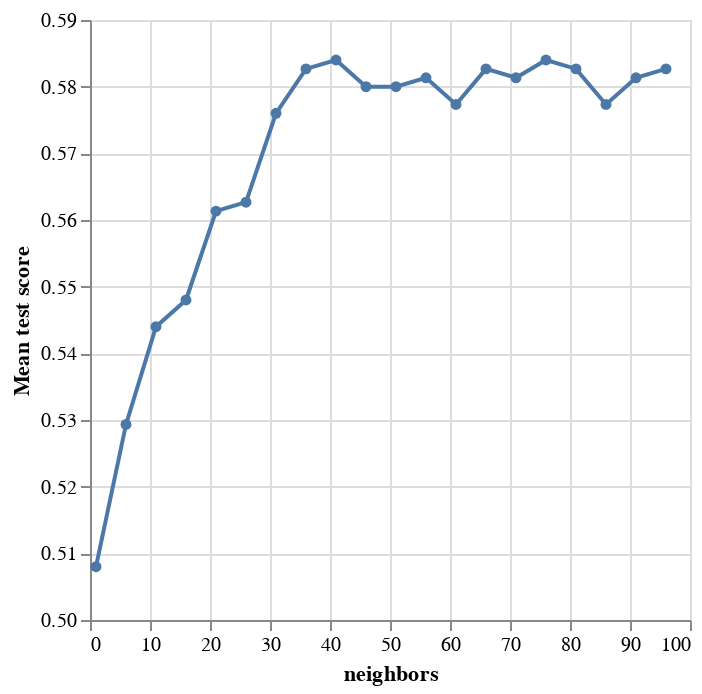

The notebook cell saved with this chart:
### Code cell
accuracy_versus_k_grid = alt.Chart(accuracies_grid).mark_line(point=True).encode(
    x=alt.X("param_kneighborsclassifier__n_neighbors")
        .title("neighbors")
        .scale(zero=False),
    y=alt.Y("mean_test_score")
        .title("Mean test score")
        .scale(zero=False)
)
accuracy_versus_k_grid

### Figure 1 — Vega-Lite specification as saved in the notebook (floating-point values rounded to 4 significant figures)
{"config": {"view": {"continuousWidth": 300, "continuousHeight": 300}}, "data": {"name": "data-78f71499acb51b96a65d6392935cbb18"}, "mark": {"type": "line", "point": true}, "encoding": {"x": {"field": "param_kneighborsclassifier__n_neighbors", "scale": {"zero": false}, "title": "neighbors", "type": "quantitative"}, "y": {"field": "mean_test_score", "scale": {"zero": false}, "title": "Mean test score", "type": "quantitative"}}, "$schema": "https://vega.github.io/schema/vega-lite/v5.16.3.json", "datasets": {"data-78f71499acb51b96a65d6392935cbb18": [{"mean_fit_time": 0.007539, "std_fit_time": 0.003063, "mean_score_time": 0.005497, "std_score_time": 0.0008265, "param_kneighborsclassifier__n_neighbors": 1, "params": {"kneighborsclassifier__n_neighbors": 1}, "split0_test_score": 0.6667, "split1_test_score": 0.4333, "split2_test_score": 0.5, "split3_test_score": 0.6333, "split4_test_score": 0.6333, "split5_test_score": 0.6, "split6_test_score": 0.6, "split7_test_score": 0.5, "split8_test_score": 0.5333, "split9_test_score": 0.4333, "split10_test_score": 0.5, "split11_test_score": 0.3667, "split12_test_score": 0.4667, "split13_test_score": 0.6, "split14_test_score": 0.6, "split15_test_score": 0.6, "split16_test_score": 0.5, "split17_test_score": 0.5667, "split18_test_score": 0.4, "split19_test_score": 0.4333, "split20_test_score": 0.3333, "split21_test_score": 0.4, "split22_test_score": 0.4333, "split23_test_score": 0.5, "split24_test_score": 0.4667, "mean_test_score": 0.508, "std_test_score": 0.09008, "rank_test_score": 20}, {"mean_fit_time": 0.007092, "std_fit_time": 0.0005423, "mean_score_time": 0.005749, "std_score_time": 0.0004064, "param_kneighborsclassifier__n_neighbors": 6, "params": {"kneighborsclassifier__n_neighbors": 6}, "split0_test_score": 0.5333, "split1_test_score": 0.5667, "split2_test_score": 0.6333, "split3_test_score": 0.5333, "split4_test_score": 0.4333, "split5_test_score": 0.6333, "split6_test_score": 0.4667, "split7_test_score": 0.5667, "split8_test_score": 0.5, "split9_test_score": 0.4667, "split10_test_score": 0.5, "split11_test_score": 0.5, "split12_test_score": 0.5333, "split13_test_score": 0.5667, "split14_test_score": 0.6667, "split15_test_score": 0.6333, "split16_test_score": 0.5, "split17_test_score": 0.5, "split18_test_score": 0.5667, "split19_test_score": 0.5333, "split20_test_score": 0.5333, "split21_test_score": 0.4333, "split22_test_score": 0.4333, "split23_test_score": 0.4667, "split24_test_score": 0.5333, "mean_test_score": 0.5293, "std_test_score": 0.06347, "rank_test_score": 19}, {"mean_fit_time": 0.007058, "std_fit_time": 0.0005205, "mean_score_time": 0.0058, "std_score_time": 0.0004516, "param_kneighborsclassifier__n_neighbors": 11, "params": {"kneighborsclassifier__n_neighbors": 11}, "split0_test_score": 0.4667, "split1_test_score": 0.5667, "split2_test_score": 0.6667, "split3_test_score": 0.6, "split4_test_score": 0.5667, "split5_test_score": 0.6667, "split6_test_score": 0.4333, "split7_test_score": 0.6667, "split8_test_score": 0.5333, "split9_test_score": 0.4667, "split10_test_score": 0.6, "split11_test_score": 0.5333, "split12_test_score": 0.5333, "split13_test_score": 0.5, "split14_test_score": 0.6, "split15_test_score": 0.6333, "split16_test_score": 0.4333, "split17_test_score": 0.5667, "split18_test_score": 0.5667, "split19_test_score": 0.4667, "split20_test_score": 0.5667, "split21_test_score": 0.5333, "split22_test_score": 0.4, "split23_test_score": 0.5333, "split24_test_score": 0.5, "mean_test_score": 0.544, "std_test_score": 0.07286, "rank_test_score": 18}, {"mean_fit_time": 0.0065, "std_fit_time": 0.0002975, "mean_score_time": 0.005387, "std_score_time": 0.0004661, "param_kneighborsclassifier__n_neighbors": 16, "params": {"kneighborsclassifier__n_neighbors": 16}, "split0_test_score": 0.5333, "split1_test_score": 0.5667, "split2_test_score": 0.5667, "split3_test_score": 0.5667, "split4_test_score": 0.5667, "split5_test_score": 0.6667, "split6_test_score": 0.4333, "split7_test_score": 0.6333, "split8_test_score": 0.5667, "split9_test_score": 0.5333, "split10_test_score": 0.6, "split11_test_score": 0.6, "split12_test_score": 0.5333, "split13_test_score": 0.5333, "split14_test_score": 0.5, "split15_test_score": 0.6333, "split16_test_score": 0.5, "split17_test_score": 0.6, "split18_test_score": 0.5667, "split19_test_score": 0.3667, "split20_test_score": 0.5667, "split21_test_score": 0.5, "split22_test_score": 0.5333, "split23_test_score": 0.4667, "split24_test_score": 0.5667, "mean_test_score": 0.548, "std_test_score": 0.0633, "rank_test_score": 17}, {"mean_fit_time": 0.006972, "std_fit_time": 0.000681, "mean_score_time": 0.005713, "std_score_time": 0.0006207, "param_kneighborsclassifier__n_neighbors": 21, "params": {"kneighborsclassifier__n_neighbors": 21}, "split0_test_score": 0.5, "split1_test_score": 0.6, "split2_test_score": 0.6333, "split3_test_score": 0.5667, "split4_test_score": 0.5333, "split5_test_score": 0.7333, "split6_test_score": 0.5333, "split7_test_score": 0.7, "split8_test_score": 0.6333, "split9_test_score": 0.5667, "split10_test_score": 0.5667, "split11_test_score": 0.5333, "split12_test_score": 0.5, "split13_test_score": 0.6667, "split14_test_score": 0.5667, "split15_test_score": 0.6, "split16_test_score": 0.4667, "split17_test_score": 0.5667, "split18_test_score": 0.5333, "split19_test_score": 0.4667, "split20_test_score": 0.6, "split21_test_score": 0.4667, "split22_test_score": 0.4333, "split23_test_score": 0.5333, "split24_test_score": 0.5333, "mean_test_score": 0.5613, "std_test_score": 0.07222, "rank_test_score": 16}, {"mean_fit_time": 0.007294, "std_fit_time": 0.0009958, "mean_score_time": 0.0161, "std_score_time": 0.01883, "param_kneighborsclassifier__n_neighbors": 26, "params": {"kneighborsclassifier__n_neighbors": 26}, "split0_test_score": 0.5333, "split1_test_score": 0.6, "split2_test_score": 0.6, "split3_test_score": 0.5333, "split4_test_score": 0.5333, "split5_test_score": 0.7, "split6_test_score": 0.5, "split7_test_score": 0.7333, "split8_test_score": 0.5333, "split9_test_score": 0.5667, "split10_test_score": 0.5667, "split11_test_score": 0.6333, "split12_test_score": 0.5333, "split13_test_score": 0.6333, "split14_test_score": 0.6333, "split15_test_score": 0.6, "split16_test_score": 0.5333, "split17_test_score": 0.5333, "split18_test_score": 0.5333, "split19_test_score": 0.3667, "split20_test_score": 0.5667, "split21_test_score": 0.5333, "split22_test_score": 0.4333, "split23_test_score": 0.5667, "split24_test_score": 0.5667, "mean_test_score": 0.5627, "std_test_score": 0.07322, "rank_test_score": 15}, {"mean_fit_time": 0.006972, "std_fit_time": 0.001744, "mean_score_time": 0.005683, "std_score_time": 0.001206, "param_kneighborsclassifier__n_neighbors": 31, "params": {"kneighborsclassifier__n_neighbors": 31}, "split0_test_score": 0.5333, "split1_test_score": 0.5667, "split2_test_score": 0.6667, "split3_test_score": 0.6, "split4_test_score": 0.5667, "split5_test_score": 0.7, "split6_test_score": 0.5, "split7_test_score": 0.7333, "split8_test_score": 0.5, "split9_test_score": 0.5667, "split10_test_score": 0.5667, "split11_test_score": 0.6, "split12_test_score": 0.5333, "split13_test_score": 0.6333, "split14_test_score": 0.6667, "split15_test_score": 0.6667, "split16_test_score": 0.5667, "split17_test_score": 0.5667, "split18_test_score": 0.5667, "split19_test_score": 0.4, "split20_test_score": 0.5667, "split21_test_score": 0.5667, "split22_test_score": 0.4333, "split23_test_score": 0.5667, "split24_test_score": 0.5667, "mean_test_score": 0.576, "std_test_score": 0.07395, "rank_test_score": 14}, {"mean_fit_time": 0.00671, "std_fit_time": 0.0006574, "mean_score_time": 0.005684, "std_score_time": 0.0007782, "param_kneighborsclassifier__n_neighbors": 36, "params": {"kneighborsclassifier__n_neighbors": 36}, "split0_test_score": 0.5667, "split1_test_score": 0.5667, "split2_test_score": 0.6333, "split3_test_score": 0.6667, "split4_test_score": 0.5667, "split5_test_score": 0.7, "split6_test_score": 0.5333, "split7_test_score": 0.7, "split8_test_score": 0.5, "split9_test_score": 0.5667, "split10_test_score": 0.6, "split11_test_score": 0.6333, "split12_test_score": 0.5, "split13_test_score": 0.7, "split14_test_score": 0.6333, "split15_test_score": 0.7, "split16_test_score": 0.5333, "split17_test_score": 0.5667, "split18_test_score": 0.5667, "split19_test_score": 0.3667, "split20_test_score": 0.6, "split21_test_score": 0.5667, "split22_test_score": 0.5, "split23_test_score": 0.5333, "split24_test_score": 0.5667, "mean_test_score": 0.5827, "std_test_score": 0.07666, "rank_test_score": 3}, {"mean_fit_time": 0.009528, "std_fit_time": 0.003776, "mean_score_time": 0.007584, "std_score_time": 0.004712, "param_kneighborsclassifier__n_neighbors": 41, "params": {"kneighborsclassifier__n_neighbors": 41}, "split0_test_score": 0.5333, "split1_test_score": 0.5667, "split2_test_score": 0.7, "split3_test_score": 0.6333, "split4_test_score": 0.5333, "split5_test_score": 0.6667, "split6_test_score": 0.5333, "split7_test_score": 0.7333, "split8_test_score": 0.5667, "split9_test_score": 0.6, "split10_test_score": 0.6333, "split11_test_score": 0.6, "split12_test_score": 0.5, "split13_test_score": 0.6333, "split14_test_score": 0.6, "split15_test_score": 0.7, "split16_test_score": 0.5333, "split17_test_score": 0.5667, "split18_test_score": 0.5333, "split19_test_score": 0.3667, "split20_test_score": 0.6, "split21_test_score": 0.5667, "split22_test_score": 0.5, "split23_test_score": 0.5667, "split24_test_score": 0.6333, "mean_test_score": 0.584, "std_test_score": 0.0755, "rank_test_score": 1}, {"mean_fit_time": 0.007939, "std_fit_time": 0.001824, "mean_score_time": 0.006315, "std_score_time": 0.0008943, "param_kneighborsclassifier__n_neighbors": 46, "params": {"kneighborsclassifier__n_neighbors": 46}, "split0_test_score": 0.5333, "split1_test_score": 0.5667, "split2_test_score": 0.6333, "split3_test_score": 0.6333, "split4_test_score": 0.5333, "split5_test_score": 0.6667, "split6_test_score": 0.5333, "split7_test_score": 0.7333, "split8_test_score": 0.5667, "split9_test_score": 0.6, "split10_test_score": 0.6, "split11_test_score": 0.6, "split12_test_score": 0.5, "split13_test_score": 0.6667, "split14_test_score": 0.6, "split15_test_score": 0.7, "split16_test_score": 0.5333, "split17_test_score": 0.5667, "split18_test_score": 0.5333, "split19_test_score": 0.3667, "split20_test_score": 0.5667, "split21_test_score": 0.5667, "split22_test_score": 0.5, "split23_test_score": 0.5667, "split24_test_score": 0.6333, "mean_test_score": 0.58, "std_test_score": 0.07303, "rank_test_score": 10}, {"mean_fit_time": 0.008202, "std_fit_time": 0.001685, "mean_score_time": 0.007334, "std_score_time": 0.00227, "param_kneighborsclassifier__n_neighbors": 51, "params": {"kneighborsclassifier__n_neighbors": 51}, "split0_test_score": 0.5667, "split1_test_score": 0.5667, "split2_test_score": 0.6667, "split3_test_score": 0.6333, "split4_test_score": 0.5667, "split5_test_score": 0.6667, "split6_test_score": 0.5667, "split7_test_score": 0.6667, "split8_test_score": 0.5667, "split9_test_score": 0.5667, "split10_test_score": 0.6333, "split11_test_score": 0.6, "split12_test_score": 0.5, "split13_test_score": 0.6667, "split14_test_score": 0.6, "split15_test_score": 0.7, "split16_test_score": 0.5, "split17_test_score": 0.5667, "split18_test_score": 0.5667, "split19_test_score": 0.3667, "split20_test_score": 0.5333, "split21_test_score": 0.5667, "split22_test_score": 0.5, "split23_test_score": 0.5333, "split24_test_score": 0.6333, "mean_test_score": 0.58, "std_test_score": 0.07055, "rank_test_score": 10}, {"mean_fit_time": 0.00836, "std_fit_time": 0.0009451, "mean_score_time": 0.007143, "std_score_time": 0.000995, "param_kneighborsclassifier__n_neighbors": 56, "params": {"kneighborsclassifier__n_neighbors": 56}, "split0_test_score": 0.5667, "split1_test_score": 0.5667, "split2_test_score": 0.6333, "split3_test_score": 0.6, "split4_test_score": 0.5667, "split5_test_score": 0.6667, "split6_test_score": 0.5333, "split7_test_score": 0.6667, "split8_test_score": 0.5667, "split9_test_score": 0.6, "split10_test_score": 0.6333, "split11_test_score": 0.6, "split12_test_score": 0.5, "split13_test_score": 0.6667, "split14_test_score": 0.6333, "split15_test_score": 0.7, "split16_test_score": 0.5, "split17_test_score": 0.5667, "split18_test_score": 0.5333, "split19_test_score": 0.4, "split20_test_score": 0.5667, "split21_test_score": 0.6, "split22_test_score": 0.5, "split23_test_score": 0.5333, "split24_test_score": 0.6333, "mean_test_score": 0.5813, "std_test_score": 0.06605, "rank_test_score": 8}, {"mean_fit_time": 0.008093, "std_fit_time": 0.001028, "mean_score_time": 0.007154, "std_score_time": 0.001103, "param_kneighborsclassifier__n_neighbors": 61, "params": {"kneighborsclassifier__n_neighbors": 61}, "split0_test_score": 0.5667, "split1_test_score": 0.5667, "split2_test_score": 0.6, "split3_test_score": 0.5333, "split4_test_score": 0.5667, "split5_test_score": 0.6667, "split6_test_score": 0.5667, "split7_test_score": 0.7, "split8_test_score": 0.5667, "split9_test_score": 0.6, "split10_test_score": 0.6333, "split11_test_score": 0.5667, "split12_test_score": 0.5, "split13_test_score": 0.6667, "split14_test_score": 0.6, "split15_test_score": 0.6667, "split16_test_score": 0.5, "split17_test_score": 0.5667, "split18_test_score": 0.5333, "split19_test_score": 0.3333, "split20_test_score": 0.5667, "split21_test_score": 0.6333, "split22_test_score": 0.5333, "split23_test_score": 0.5667, "split24_test_score": 0.6333, "mean_test_score": 0.5773, "std_test_score": 0.07163, "rank_test_score": 12}, {"mean_fit_time": 0.00808, "std_fit_time": 0.002085, "mean_score_time": 0.008315, "std_score_time": 0.01022, "param_kneighborsclassifier__n_neighbors": 66, "params": {"kneighborsclassifier__n_neighbors": 66}, "split0_test_score": 0.6, "split1_test_score": 0.5667, "split2_test_score": 0.6333, "split3_test_score": 0.5667, "split4_test_score": 0.5667, "split5_test_score": 0.6667, "split6_test_score": 0.5667, "split7_test_score": 0.6667, "split8_test_score": 0.6, "split9_test_score": 0.6, "split10_test_score": 0.6333, "split11_test_score": 0.5667, "split12_test_score": 0.5, "split13_test_score": 0.6667, "split14_test_score": 0.6333, "split15_test_score": 0.6667, "split16_test_score": 0.5, "split17_test_score": 0.5667, "split18_test_score": 0.5333, "split19_test_score": 0.3667, "split20_test_score": 0.5333, "split21_test_score": 0.6, "split22_test_score": 0.5333, "split23_test_score": 0.5667, "split24_test_score": 0.6667, "mean_test_score": 0.5827, "std_test_score": 0.06741, "rank_test_score": 4}, {"mean_fit_time": 0.006927, "std_fit_time": 0.0006115, "mean_score_time": 0.009241, "std_score_time": 0.009686, "param_kneighborsclassifier__n_neighbors": 71, "params": {"kneighborsclassifier__n_neighbors": 71}, "split0_test_score": 0.5667, "split1_test_score": 0.5667, "split2_test_score": 0.6667, "split3_test_score": 0.5333, "split4_test_score": 0.5667, "split5_test_score": 0.6333, "split6_test_score": 0.5667, "split7_test_score": 0.7, "split8_test_score": 0.6, "split9_test_score": 0.6, "split10_test_score": 0.6333, "split11_test_score": 0.5667, "split12_test_score": 0.5, "split13_test_score": 0.6333, "split14_test_score": 0.6333, "split15_test_score": 0.6667, "split16_test_score": 0.5, "split17_test_score": 0.5667, "split18_test_score": 0.5667, "split19_test_score": 0.4, "split20_test_score": 0.5333, "split21_test_score": 0.5333, "split22_test_score": 0.5667, "split23_test_score": 0.5667, "split24_test_score": 0.6667, "mean_test_score": 0.5813, "std_test_score": 0.064, "rank_test_score": 8}, {"mean_fit_time": 0.007467, "std_fit_time": 0.001277, "mean_score_time": 0.006285, "std_score_time": 0.0009218, "param_kneighborsclassifier__n_neighbors": 76, "params": {"kneighborsclassifier__n_neighbors": 76}, "split0_test_score": 0.5667, "split1_test_score": 0.5667, "split2_test_score": 0.6667, "split3_test_score": 0.5333, "split4_test_score": 0.5667, "split5_test_score": 0.6333, "split6_test_score": 0.5667, "split7_test_score": 0.7, "split8_test_score": 0.6, "split9_test_score": 0.6, "split10_test_score": 0.6333, "split11_test_score": 0.5667, "split12_test_score": 0.5, "split13_test_score": 0.6, "split14_test_score": 0.6333, "split15_test_score": 0.6667, "split16_test_score": 0.5, "split17_test_score": 0.5667, "split18_test_score": 0.5667, "split19_test_score": 0.4, "split20_test_score": 0.5667, "split21_test_score": 0.5667, "split22_test_score": 0.5667, "split23_test_score": 0.6, "split24_test_score": 0.6667, "mean_test_score": 0.584, "std_test_score": 0.06191, "rank_test_score": 1}, {"mean_fit_time": 0.009455, "std_fit_time": 0.003756, "mean_score_time": 0.009071, "std_score_time": 0.00492, "param_kneighborsclassifier__n_neighbors": 81, "params": {"kneighborsclassifier__n_neighbors": 81}, "split0_test_score": 0.5667, "split1_test_score": 0.6, "split2_test_score": 0.6667, "split3_test_score": 0.5333, "split4_test_score": 0.5333, "split5_test_score": 0.6333, "split6_test_score": 0.5667, "split7_test_score": 0.6667, "split8_test_score": 0.6, "split9_test_score": 0.6, "split10_test_score": 0.6333, "split11_test_score": 0.5333, "split12_test_score": 0.5, "split13_test_score": 0.6, "split14_test_score": 0.6333, "split15_test_score": 0.6667, "split16_test_score": 0.5, "split17_test_score": 0.5667, "split18_test_score": 0.5667, "split19_test_score": 0.4667, "split20_test_score": 0.5667, "split21_test_score": 0.5667, "split22_test_score": 0.5333, "split23_test_score": 0.6, "split24_test_score": 0.6667, "mean_test_score": 0.5827, "std_test_score": 0.05507, "rank_test_score": 4}, {"mean_fit_time": 0.01797, "std_fit_time": 0.004635, "mean_score_time": 0.01571, "std_score_time": 0.005221, "param_kneighborsclassifier__n_neighbors": 86, "params": {"kneighborsclassifier__n_neighbors": 86}, "split0_test_score": 0.6, "split1_test_score": 0.6, "split2_test_score": 0.6667, "split3_test_score": 0.5333, "split4_test_score": 0.5333, "split5_test_score": 0.6333, "split6_test_score": 0.5667, "split7_test_score": 0.6333, "split8_test_score": 0.6, "split9_test_score": 0.6, "split10_test_score": 0.6, "split11_test_score": 0.5667, "split12_test_score": 0.5, "split13_test_score": 0.6, "split14_test_score": 0.6, "split15_test_score": 0.6667, "split16_test_score": 0.5, "split17_test_score": 0.5667, "split18_test_score": 0.5667, "split19_test_score": 0.4667, "split20_test_score": 0.5667, "split21_test_score": 0.5, "split22_test_score": 0.5333, "split23_test_score": 0.5667, "split24_test_score": 0.6667, "mean_test_score": 0.5773, "std_test_score": 0.0531, "rank_test_score": 12}, {"mean_fit_time": 0.01613, "std_fit_time": 0.007942, "mean_score_time": 0.01584, "std_score_time": 0.00746, "param_kneighborsclassifier__n_neighbors": 91, "params": {"kneighborsclassifier__n_neighbors": 91}, "split0_test_score": 0.6, "split1_test_score": 0.6, "split2_test_score": 0.6, "split3_test_score": 0.5667, "split4_test_score": 0.6333, "split5_test_score": 0.6, "split6_test_score": 0.5333, "split7_test_score": 0.6333, "split8_test_score": 0.6333, "split9_test_score": 0.6333, "split10_test_score": 0.5333, "split11_test_score": 0.6, "split12_test_score": 0.5, "split13_test_score": 0.6333, "split14_test_score": 0.6333, "split15_test_score": 0.6667, "split16_test_score": 0.5, "split17_test_score": 0.5667, "split18_test_score": 0.5667, "split19_test_score": 0.5, "split20_test_score": 0.5667, "split21_test_score": 0.5333, "split22_test_score": 0.5, "split23_test_score": 0.6, "split24_test_score": 0.6, "mean_test_score": 0.5813, "std_test_score": 0.04906, "rank_test_score": 7}, {"mean_fit_time": 0.01369, "std_fit_time": 0.01054, "mean_score_time": 0.01131, "std_score_time": 0.005199, "param_kneighborsclassifier__n_neighbors": 96, "params": {"kneighborsclassifier__n_neighbors": 96}, "split0_test_score": 0.6, "split1_test_score": 0.6, "split2_test_score": 0.6, "split3_test_score": 0.5333, "split4_test_score": 0.6, "split5_test_score": 0.6333, "split6_test_score": 0.5333, "split7_test_score": 0.6333, "split8_test_score": 0.6333, "split9_test_score": 0.6, "split10_test_score": 0.5333, "split11_test_score": 0.6, "split12_test_score": 0.5, "split13_test_score": 0.6667, "split14_test_score": 0.6, "split15_test_score": 0.6333, "split16_test_score": 0.5, "split17_test_score": 0.6, "split18_test_score": 0.5667, "split19_test_score": 0.5, "split20_test_score": 0.6, "split21_test_score": 0.5333, "split22_test_score": 0.5333, "split23_test_score": 0.6333, "split24_test_score": 0.6, "mean_test_score": 0.5827, "std_test_score": 0.04725, "rank_test_score": 4}]}}
